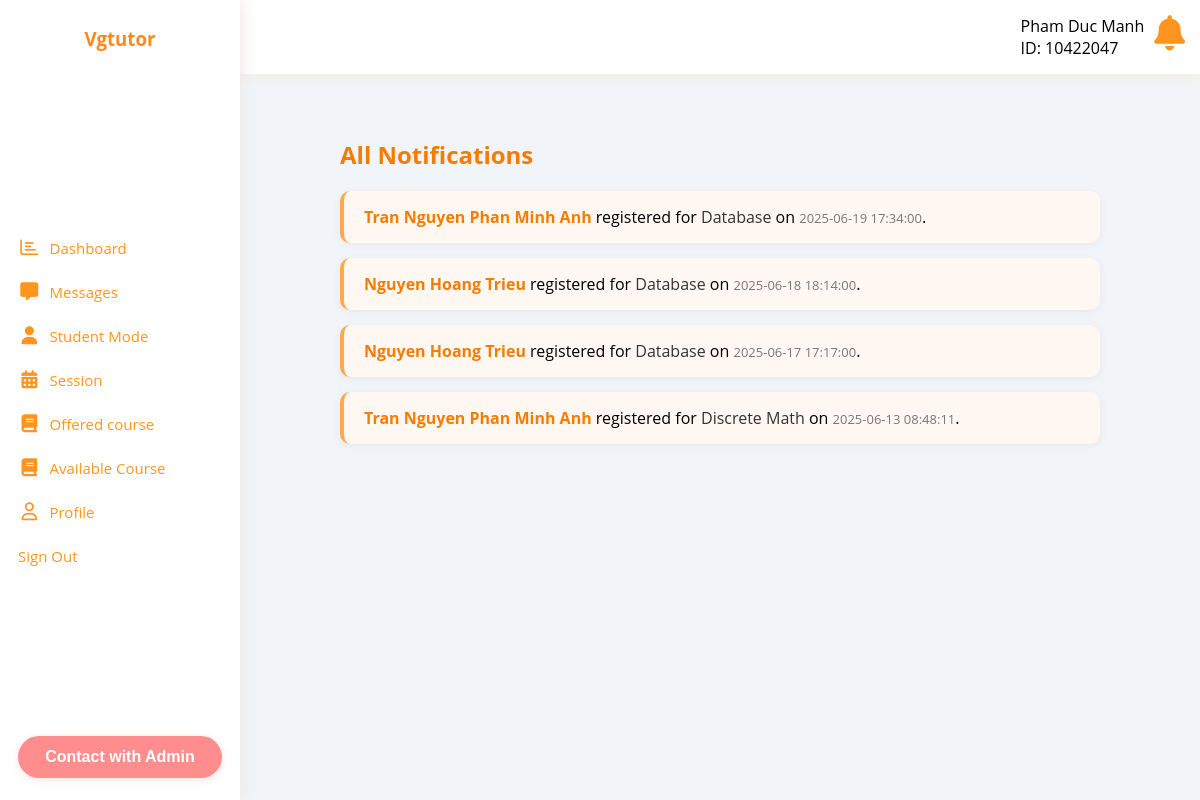
The page /tutor/notification_tutor.php (signed in) on the database its author committed.
### tables this page shows
CREATE TABLE `session` (
  `studentid` int(11) NOT NULL,
  `tutorid` int(11) NOT NULL,
  `courseid` int(11) NOT NULL,
  `date_and_time` datetime NOT NULL,
  `duration` float DEFAULT NULL,
  `paid` tinyint(1) DEFAULT NULL,
  `consensus` varchar(20) NOT NULL DEFAULT 'pending',
  `notified` tinyint(1) DEFAULT 0,
  `place` varchar(50) NOT NULL DEFAULT 'online'
);

CREATE TABLE `student_account` (
  `accountid` int(11) NOT NULL,
  `email` varchar(50) DEFAULT NULL,
  `name` varchar(50) DEFAULT NULL,
  `major` varchar(3) DEFAULT NULL,
  `intake` int(11) DEFAULT NULL
);

CREATE TABLE `course` (
  `courseid` int(11) NOT NULL,
  `course_name` varchar(50) DEFAULT NULL,
  `major` varchar(3) DEFAULT NULL,
  `semester` int(11) DEFAULT NULL,
  `cond` varchar(1000) DEFAULT NULL
);

### tutor/data/session.php (called while the page is built, shortened)
<?php
function getAllTutorSessionNotifications($conn, $tutorid) {
    $sql = "SELECT s.*,
                   sa.name AS student_name,
                   c.course_name AS course_name
            FROM session s
            JOIN student_account sa ON s.studentid = sa.accountid
            JOIN course c ON s.courseid = c.courseid
            WHERE s.tutorid = ?
            ORDER BY s.date_and_time DESC";
    $stmt = $conn->prepare($sql);
    $stmt->execute([$tutorid]);
    return $stmt->fetchAll(PDO::FETCH_ASSOC);
}
?>

### tutor/notification_tutor.php (the view, shortened to what this page needs)
<?php
include_once "../DB_connection.php";
include_once "data/session.php";
$tutorid = $_SESSION['tutorid'];
$allNotifications = getAllTutorSessionNotifications($conn, $tutorid);
?>
<!DOCTYPE html>
<html lang="en">
<head>
  <link rel="stylesheet" href="../css/style1.css">
  <link rel="stylesheet" href="../css/framework.css">
  <link rel="stylesheet" href="../css/master.css">
  <link rel="stylesheet" href="../css/notification.css">
</head>
<body>
 <div class="page d-flex">
        <?php include_once '../tutor/inc/navbar.php'; ?>
        <div class="content w-full">
        <?php include_once '../tutor/inc/upbar.php'; ?>
    <div class="notifications p-20">
      <h2 class="mb-4 c-orange">All Notifications</h2>
      <?php if (!empty($allNotifications)): ?>
        <ul class="notification-list">
          <?php foreach ($allNotifications as $n): ?>
            <li class="notification-item bg-white p-15 rad-6 mb-10 shadow-sm">
              <div>
                <strong><?= htmlspecialchars($n['student_name']) ?></strong> registered for
                <em><?= htmlspecialchars($n['course_name']) ?></em> on
                <span class="c-grey"><?= htmlspecialchars($n['date_and_time']) ?></span>.
              </div>
            </li>
          <?php endforeach; ?>
        </ul>
      <?php else: ?>
        <p class="c-grey">You have no notifications yet.</p>
      <?php endif; ?>
    </div>
  </div>
</body>
</html>

### css/style1.css (style rules this page uses)
:host,:root { --fa-style-family-brands:"Font Awesome 6 Brands";--fa-font-brands:normal 400 1em/1 "Font Awesome 6 Brands" }

### css/framework.css (style rules this page uses)
:root { --blue-color: #0075ff; --blue-alt-color: #0d69d5; --orange-color: #f59e0b; --green-color: #22c55e; --red-color: #f44336; --grey-color: #f59e0b; }
.d-flex { display: flex; }
.p-15 { padding: 15px; }
.p-20 { padding: 20px; }
.mb-10 { margin-bottom: 10px; }
.c-grey { color: var(--grey-color); }
.c-orange { color: var(--orange-color); }
.bg-white { background-color: white; }
.rad-6 { border-radius: 6px; }
.w-full { width: 100%; }

### css/master.css (style rules this page uses)
:root { --blue-color: #0075ff; --blue-alt-color: #0d69d5; --orange-color: #ff7b00e4; --green-color: #22c55e; --red-color: #f44336; --grey-color: #888; }
* { box-sizing: border-box; }
body { font-family: "Open Sans", sans-serif; margin: 0; }
ul { list-style: none; padding: 0; }
.page { background-color: #f1f5f9; min-height: 100vh; overflow-x: hidden; }
.content { overflow-y: auto; }
html, body { height: auto; min-height: 100vh; overflow-y: auto; overflow-x: hidden; }
.content { flex: 1; height: auto; overflow-y: auto; }

### css/notification.css (style rules this page uses)
.notifications { max-width: 800px; margin: 30px auto; font-family: 'Open Sans', sans-serif; }
.notification-list { list-style: none; padding: 0; }
.notification-item { border-radius: 10px; padding: 15px 20px; margin-bottom: 15px; background-color: #fff8f2; border-left: 4px solid #ffa94d; box-shadow: 0 2px 10px rgba(0,0,0,0.05); transition: background 0.2s ease; }
.notification-item strong { color: #f57c00; }
.notification-item em { font-style: normal; font-weight: 500; color: #333; }
.notification-item span { font-size: 13px; color: #888; }
.notifications h2 { color: #f57c00; font-size: 24px; margin-bottom: 20px; }
.c-grey { color: #777 !important; }

### rows shown on the page
session: studentid.name "Tran Nguyen Phan Minh Anh", course.course_name "Database", date_and_time "2025-06-19 17:34:00"
session: studentid.name "Nguyen Hoang Trieu", course.course_name "Database", date_and_time "2025-06-18 18:14:00"
session: studentid.name "Nguyen Hoang Trieu", course.course_name "Database", date_and_time "2025-06-17 17:17:00"
session: studentid.name "Tran Nguyen Phan Minh Anh", course.course_name "Discrete Math", date_and_time "2025-06-13 08:48:11"

### other values the page prints
$name "Pham Duc Manh"
$student_id "10422047"
